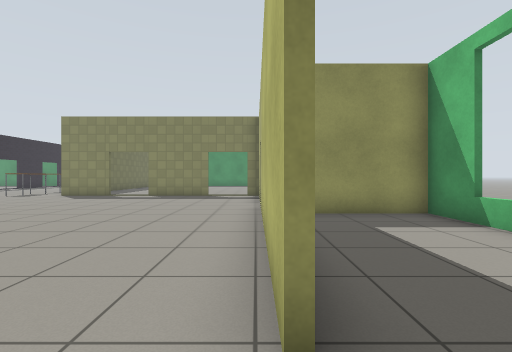
[1] (above)

22 first-person views from a walk through a robot-simulator world made for Gazebo. The camera is 0.9 m above the floor, looks level and sees 85° across. The floor is counted in squares, 1 m on a side. Each view is taken from the middle of a square. On the plan, view 1 faces up. The plan holds only what a view shows up to about 11 squares ahead; the rest is blank. The robots in the file are not drawn. Simple patterns stand in for the simulator's built-in surfaces.

[2]
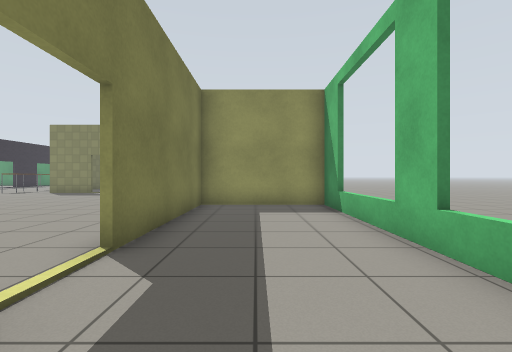

[3]
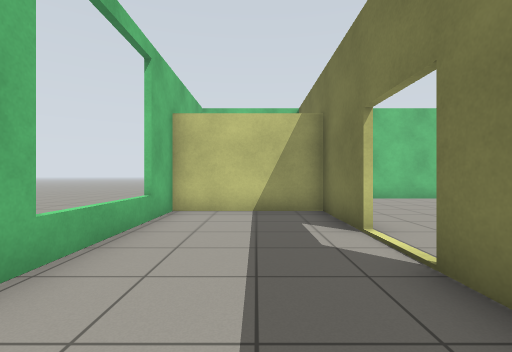

[4]
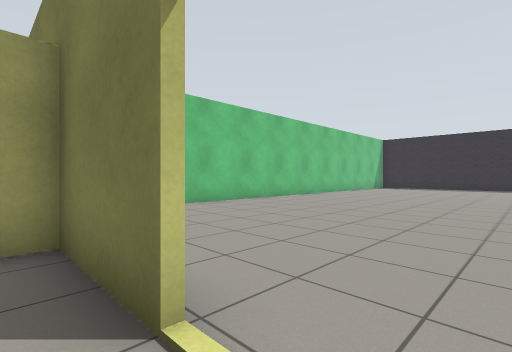

[5]
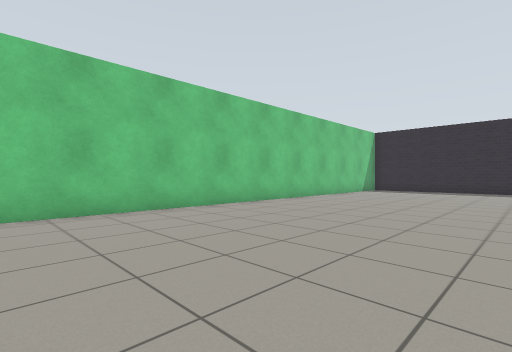

[6]
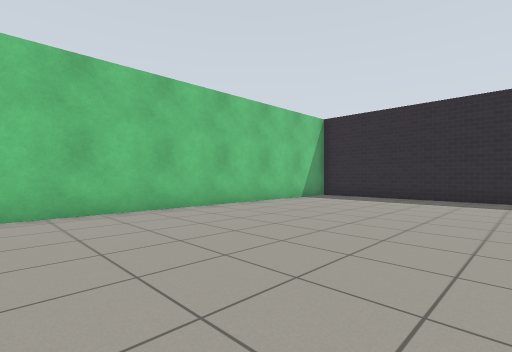

[7]
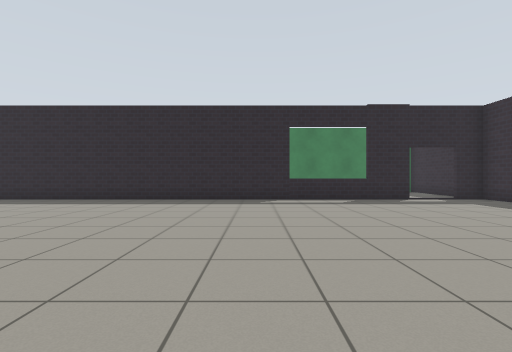

[8]
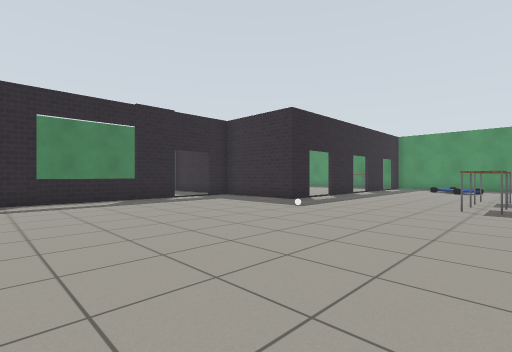

[9]
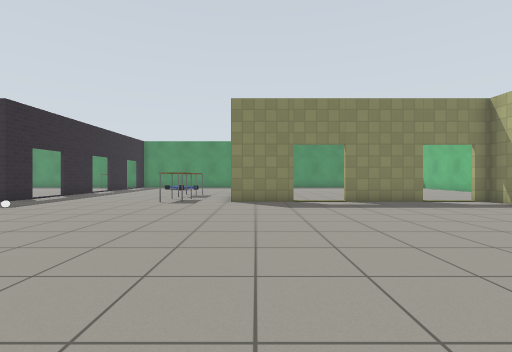

[10]
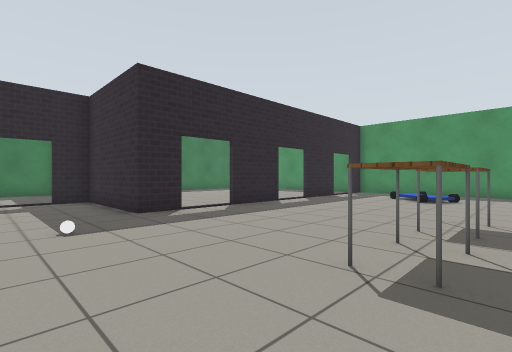

[11]
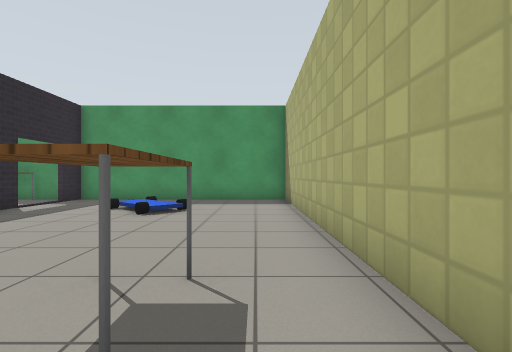

[12]
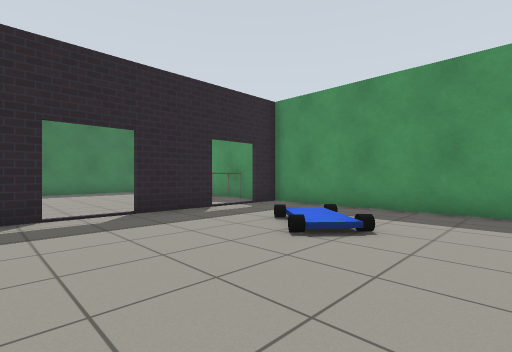

[13]
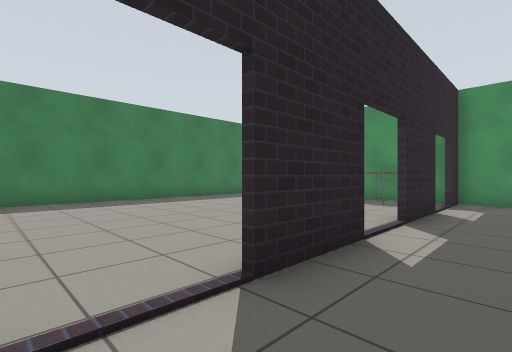

[14]
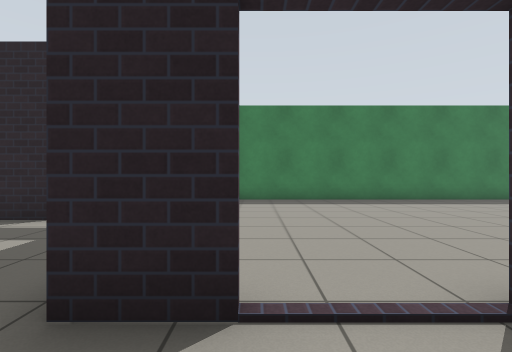

[15]
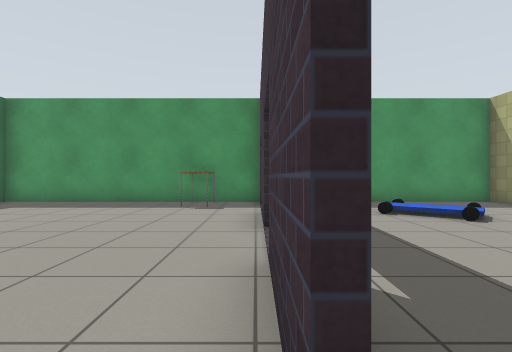

[16]
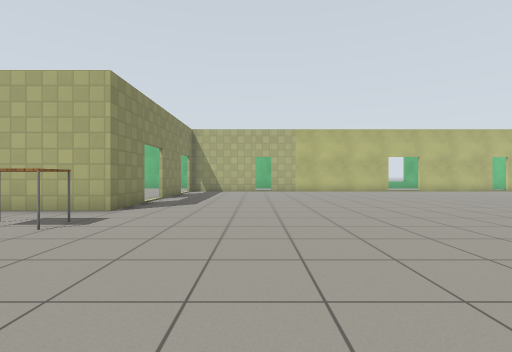

[17]
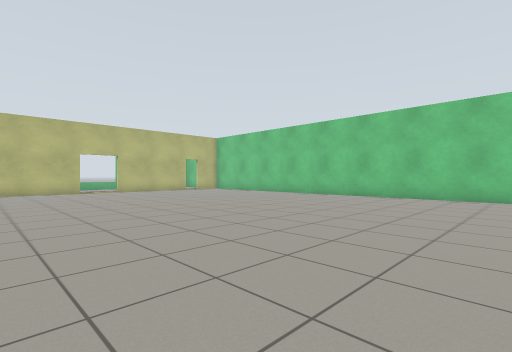

[18]
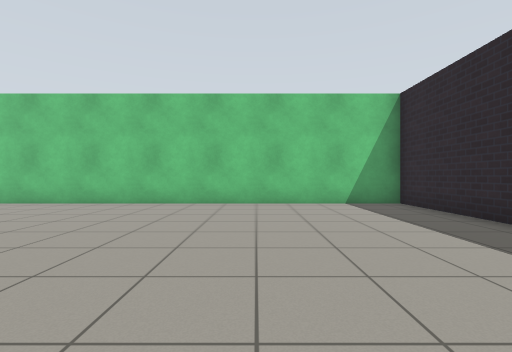

[19]
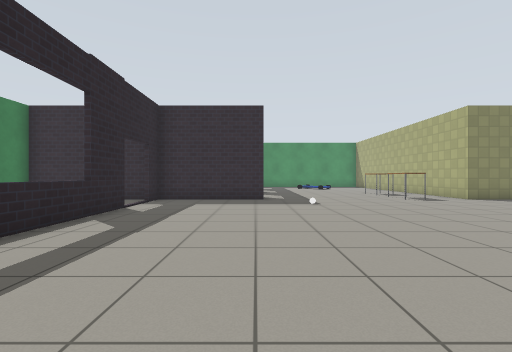

[20]
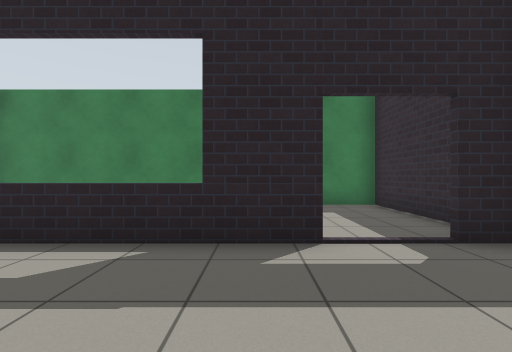

[21]
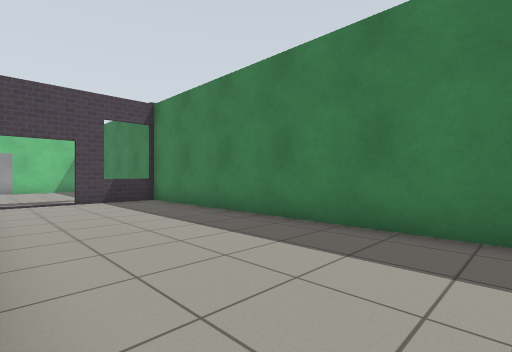

[22]
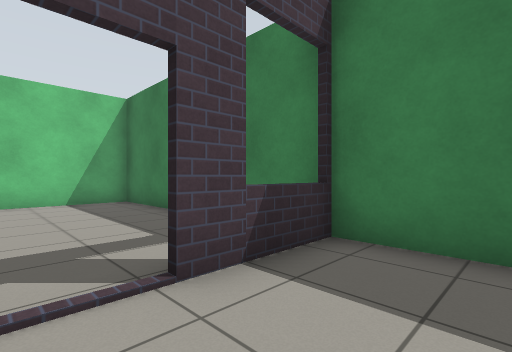

### Floor plan
Ten units are one square. View 1 is at (0, 0); x grows to the right and y downward. Boxes are objects, and circles mark ways between rooms. Rooms are numbered by the first view taken in them; rooms with no view inside come last. Other rooms are left out.
<svg viewBox="-263 -252 309 328">
<path fill="none" stroke="#000" d="M3 4 3 31 41 31 41 -67 3 -67 3 -13M-66 -127 -89 -127 -89 -247 -167 -247 -167 -236M-167 -140 -167 -127 -207 -127 -207 -116M-207 -100 -207 71 -32 71M-21 -127 -49 -127M1 -14 1 -73M1 -119 1 -127M-167 -180 -167 -156M-167 -219 -167 -196M-212 -127 -257 -127 -257 -10M-258 -9 -231 -9M-169 -201 -169 -211M-169 -156 -169 -179M-169 -247 -257 -247 -257 -134M-257 41 -257 71 -225 71M-257 -10 -257 10"/>
<rect x="-155" y="-115" width="10" height="10" fill="#bbb"><title>white ball</title></rect>
<rect x="-125" y="-215" width="10" height="10" fill="#bbb"><title>other object</title></rect>
<rect x="-115" y="-145" width="10" height="20" fill="#bbb"><title>table</title></rect>
<rect x="-115" y="-165" width="10" height="20" fill="#bbb"><title>table</title></rect>
<rect x="-195" y="-245" width="10" height="20" fill="#bbb"><title>table</title></rect>
<circle cx="0" cy="-5" r="3" fill="#2a7"/>
<circle cx="-210" cy="-105" r="3" fill="#2a7"/>
<circle cx="-170" cy="-145" r="3" fill="#2a7"/>
<circle cx="-170" cy="-185" r="3" fill="#2a7"/>
<circle cx="-170" cy="-225" r="3" fill="#2a7"/>
<circle cx="-225" cy="-10" r="3" fill="#2a7"/>
<text x="20" y="-20">1</text>
<text x="-110" y="-60">2</text>
<text x="-240" y="-70">3</text>
<text x="-220" y="-190">4</text>
<text x="-230" y="30">5</text>
</svg>
Room 1 opens to room 2. Room 2 opens to room 3. Room 2 opens to room 4. Room 3 opens to room 5.

Where each view was taken, in squares from view 1:
view 1: 0 up, 0 right, facing up
view 2: 2 down, 2 right, facing up
view 3: 4 up, 2 right, facing down
view 4: 1 up, 1 right, facing down-left
view 5: 0 up, 3 left, facing down-left
view 6: 0 up, 9 left, facing down-left
view 7: 4 up, 10 left, facing left
view 8: 4 up, 10 left, facing up-left
view 9: 3 up, 8 left, facing up
view 10: 10 up, 10 left, facing up-left
view 11: 14 up, 10 left, facing up
view 12: 17 up, 10 left, facing up-left
view 13: 14 up, 15 left, facing up-left
view 14: 14 up, 15 left, facing left
view 15: 15 up, 17 left, facing up
view 16: 9 up, 16 left, facing right
view 17: 5 up, 16 left, facing down-right
view 18: 2 up, 16 left, facing down
view 19: 2 up, 17 left, facing up
view 20: 9 up, 17 left, facing left
view 21: 11 up, 21 left, facing down-left
view 22: 3 up, 22 left, facing down-left
